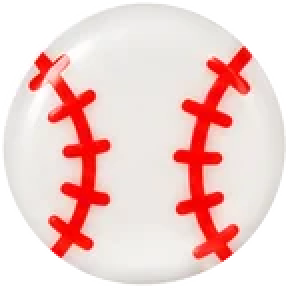
#> input picture nlo-cases-pics/acr-baseball.webp, 144 x 144 px (shown 2 times larger)
$ python -i pics.py   (imports and definitions only)
#> lines starting #> are read from the running program, lines starting #| are printed output that depends on the picture; after the words box and inside, x2 and y2 are one past the last pixel; in counts of white or black regions, pixels touching at a corner belong together
"""Turn the case-type pictures Amir chose (pics/<tile>-source.jpg: the whole upper arch with the appliance) into
small JPEGs for the New case tiles and write src/pics.js (data: URLs, allowed by the app's CSP img-src).
Shown on a white plate like the company logos (Amir, 2 Oct 2026: "Use 1" — the whole picture).
Run: python3 tools/pics.py"""
import base64, io, json, pathlib
from PIL import Image

root = pathlib.Path(__file__).resolve().parent.parent
H = 138   # px of the stored image (shown 46 px tall, so it stays sharp on 3x screens)

# Amir's intraoral scanner pictures (3 Oct 2026: "use these icons for the scanner types"): the wand on a slant (tip up and
# to the right) in the middle of a small white circle, shown 36 px on the Scanner choices. The iTero's cable is cut short.
SCAN_S = 114          # px of the stored square (shown at 36–38 px)
SCAN_CUT = {'scan-itero': 1200}   # keep the source down to this row (the cable runs off the bottom of the picture)

# … and standing up for the Scanner drawers (3 Oct 2026: "have them halfway hidden and when you hover over them they will fully
# move up, almost like you are picking them from a drawer"): the whole wand, SCAN_V px tall (shown 120 px), key scanv-<name>
SCAN_V = 360

def wand(im, key):
    box = Image.eval(im.convert('L'), lambda v: 255 if v < 245 else 0).getbbox()
    return im.crop((max(box[0] - 4, 0), max(box[1] - 4, 0), min(box[2] + 4, im.width), min(box[3] + 4, SCAN_CUT.get(key, im.height))))

def scanner_v(im, key):
    im = wand(im, key)
    return im.resize((round(im.width * SCAN_V / im.height), SCAN_V), Image.LANCZOS)

def scanner(im, key):
    im = wand(im, key)
    im = im.rotate(-40, resample=Image.BICUBIC, expand=True, fillcolor=(255, 255, 255))
    im = im.crop(Image.eval(im.convert('L'), lambda v: 255 if v < 245 else 0).getbbox())
    s = SCAN_S * .84 / max(im.size)   # as big as it goes with its ends still inside the circle
    im = im.resize((round(im.width * s), round(im.height * s)), Image.LANCZOS)
    c = Image.new('RGB', (SCAN_S, SCAN_S), (255, 255, 255)); c.paste(im, ((SCAN_S - im.width) // 2, (SCAN_S - im.height) // 2))
    return c

# Amir's pictures for Dr. A's instructions (3 Oct 2026: "replace all the icons for dr's instructions with new logos"):
# instr-<name>, trimmed and fitted in INSTR_BOX (shown in a 76 × 56 white plate on the tiles, smaller on the Maintain/Improve rows).
# Green arrows he asked to drop were painted out in the sources (open bite, IPR lower, deep bite); Active retention is the
# Retainers picture with a green check added in his arrows' green.
INSTR_BOX = (228, 168)
# … and for the No attachments / No IPR / No elastics tiles (3 Oct 2026: "use these icons for no attachment, no IPR and no
# elastics"): rx-<name>, fitted in RX_BOX (shown in an 84 × 56 white plate). The No attachments picture is a whole arch, much wider
# than tall, so its far sides are cropped to RX_MAX_ASPECT to keep the crossed-out attachment big enough to read.
RX_BOX = (252, 168)
RX_MAX_ASPECT = 1.6
# … and the Herbst Rx pictures (4 Oct 2026: "use these images in the RX sheet for herbst"): herbst-<design or mechanism key>, the
# Standard and Cantilever Herbst and the HTH and Flip-Lock mechanisms, fitted in HERBST_BOX and shown at half that size on the right
# of the option's card (smaller under its name in Compare all)
HERBST_BOX = (480, 260)
# … the Hawley and clasp pictures for the Retainer and Functional Rx (4 Oct 2026: "I have the clasps that I like to use … add these
# photos" and "I have these photos for different hawleys"): hawley-<design>, clasp-<clasp>, fitted in PHOTO_BOX (shown at half that
# on the right of the option's card, and small in its row). They're files next to the page (nlo-cases-pics/, loaded when an Rx
# opens), not data: URLs, so the page itself stays small.
PHOTO_BOX = (480, 320)
# … and Specialty's acrylic colors (their Acrylic Color Guide, MKT-64 8-24, as the chart Amir sent: 34 round swatches in five rows —
# 4 Oct 2026: "the high resolution color palette"): acr-<name>, each cut out round (transparent around it) at SW px, shown at 40–48 px
SW = 144
ACR_ROWS = [
    ('std', ['Black cherry', 'Red', 'Pink', 'Green', 'Blue', 'Black', 'Teal', 'White', 'Tangerine', 'Yellow']),
    ('glitter', ['Silver glitter', 'Pearl glitter', 'Party mix glitter', 'Turquoise glitter', 'Gold glitter', 'Blue glitter']),
    ('glow', ['Pink glow', 'Yellow glow', 'Green glow', 'Orange glow', 'Blue glow', 'Moon glow']),
    ('swirl', ['Red swirl', 'Black swirl', 'Green swirl', 'Blue swirl', 'Pink swirl', 'Cotton candy swirl']),
    ('design', ['Football', 'Baseball', 'Basketball', 'Strawberry', 'Rainbow', 'Tie dye']),
]
FILES = root.parent / 'nlo-cases-pics'
acr_slug = lambda name: 'acr-' + name.lower().replace(' ', '-')


def file_pic(key, im, fmt='WEBP', **kw):
    """save into nlo-cases-pics/ and give the address the page uses"""
    FILES.mkdir(exist_ok=True)
    ext = 'webp' if fmt == 'WEBP' else 'jpg'
    path = FILES / (key + '.' + ext)
    im.save(path, fmt, **kw)
    return 'nlo-cases-pics/' + path.name, path.stat().st_size


def acrylic_chart(src):
    """the 34 swatches: the rows are the tall bands of colour, each row's swatches the runs across it (touching ones split by width)"""
#> called with src = '../../nlo-cases-pics/acr-baseball.webp'
    import numpy as np
    from PIL import ImageDraw
    img = Image.open(src).convert('RGB'); a = np.asarray(img).astype(int)
#> after `img = Image.open(src).convert('RGB')`:
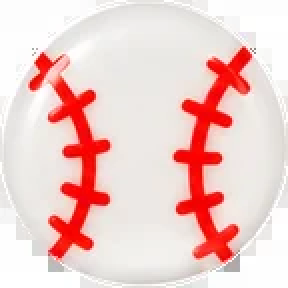
#> img: PIL image 144x144 RGB (shown 2 times larger); mean R, G, B 240, 205.7, 202.6
    mask = ((a.max(axis=2) - a.min(axis=2)) > 18) | (a.mean(axis=2) < 228)
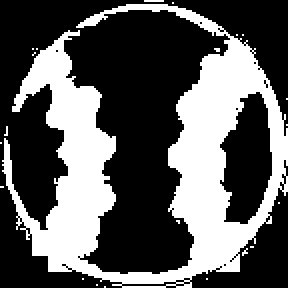
#> mask: shape (144, 144) bool (shown 2 times larger); 35.8% white; 22 white regions (21 under 20 px), largest, box (x1, y1, x2, y2) and area: (1, 2, 144, 144) 7374
    def runs(prof, floor):
#> called with prof = array of shape (144,), floor = 2
        o, st = [], None
        for i, v in enumerate(prof):
            if v > floor and st is None: st = i
            elif v <= floor and st is not None: o.append((st, i)); st = None
#> this loop made 144 passes
#> (v, st) on passes 1, 3: (10, 0), (21, 2)
#> v on passes 2, 4, 5, 6, 7, 8: 1, 30, 37, 28, 18, 17
#> after the loop, o = [(0, 1)]; st = 2
        if st is not None: o.append((st, len(prof)))
        return o
    bands = [r for r in runs(mask.sum(axis=1), 2) if r[1] - r[0] > 100]
#> bands = [(2, 144)]
#> (the run stopped early here; a loop or call above may not have finished)

$ run again, on nlo-cases-pics/acr-blue-glitter.webp
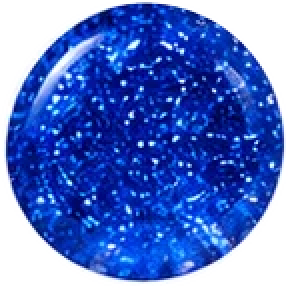
#> input picture nlo-cases-pics/acr-blue-glitter.webp, 144 x 144 px (shown 2 times larger)
#> in acrylic_chart, `img = Image.open(src).convert('RGB')`:
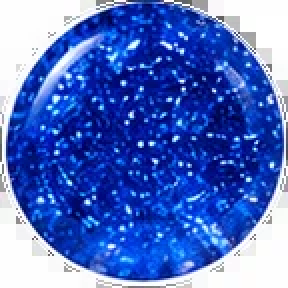
#> img: PIL image 144x144 RGB (shown 2 times larger); mean R, G, B 79.1, 108.7, 195
#> in acrylic_chart, `mask = ((a.max(axis=2) - a.min(axis=2)) > 18) | (a.mean(axis=2) < 228)`:
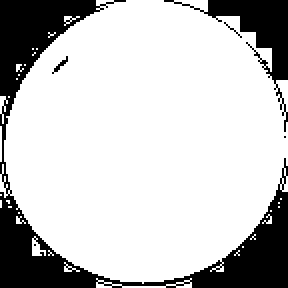
#> mask: shape (144, 144) bool (shown 2 times larger); 77.6% white; 6 black regions (4 under 20 px), largest, box (x1, y1, x2, y2) and area: (0, 0, 144, 144) 3748, (82, 0, 144, 66) 863
#> the loop in runs, `for i, v in enumerate(prof):` made 144 passes
#> (v, st) on pass 1: (45, 0)
#> after the loop in runs, `for i, v in enumerate(prof):`: o = []; st = 0
#> bands = [(0, 144)]
